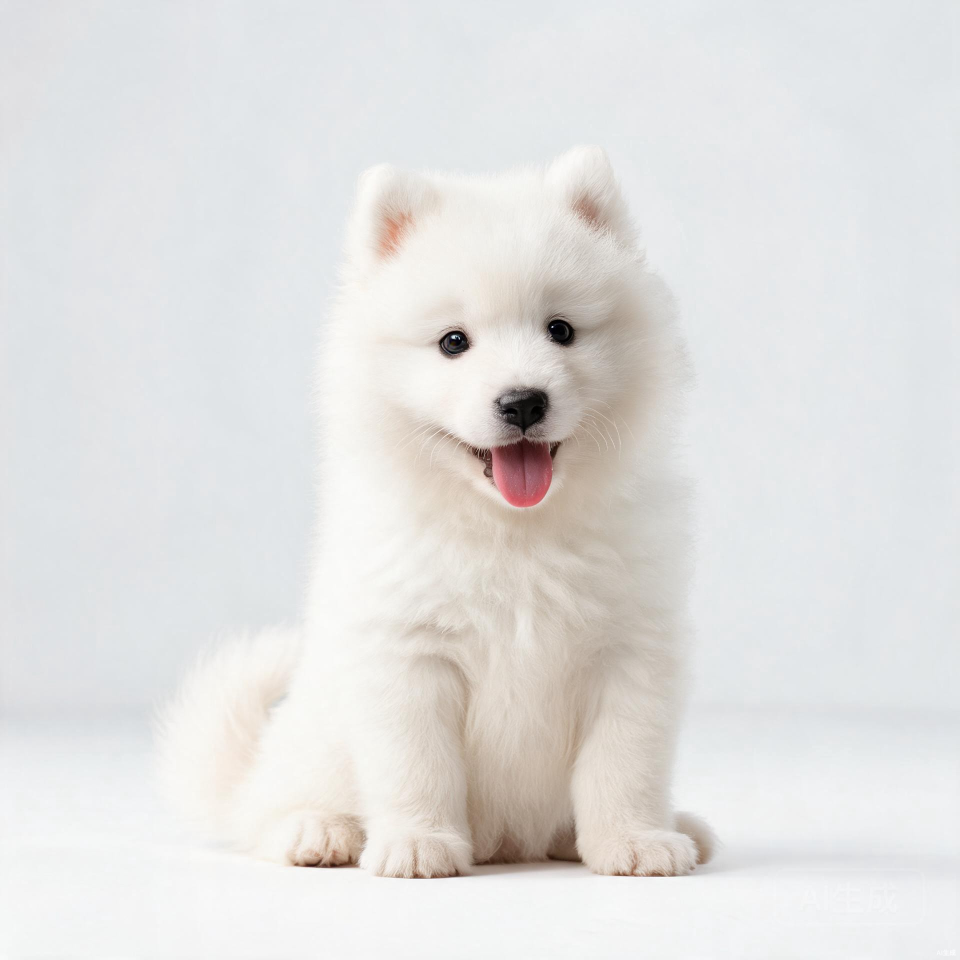
#> input picture pet-assets/samoyed-stage0-new.jpg, 1920 x 1920 px (shown at 1/2 size)
$ python -i process_new_pets.py   (imports and definitions only)
#> lines starting #> are read from the running program, lines starting #| are printed output that depends on the picture; after the words box and inside, x2 and y2 are one past the last pixel; in counts of white or black regions, pixels touching at a corner belong together
#!/usr/bin/env python3
"""Remove white background from new Samoyed dog images and save as transparent PNG."""
from PIL import Image, ImageFilter
import os
import numpy as np

ASSETS_DIR = "/Users/heyilong/Library/Application Support/TRAE SOLO CN/ModularData/ai-agent/work-mode-projects/6a81a4cb997772d8c66401cc/pet-assets"

def remove_white_bg(input_path, output_path):
#> called with input_path = 'pet-assets/samoyed-stage0-new.jpg', output_path = 'out.png'
    img = Image.open(input_path).convert("RGBA")
    data = np.array(img, dtype=np.float64)
    h, w = data.shape[:2]

    r, g, b = data[:,:,0], data[:,:,1], data[:,:,2]

    # Calculate how "white" each pixel is
    max_diff = np.maximum(255 - r, np.maximum(255 - g, 255 - b))

    # Brightness and saturation for detecting shadows
    brightness = (r + g + b) / 3.0
    max_c = np.maximum(np.maximum(r, g), b)
    min_c = np.minimum(np.minimum(r, g), b)
    saturation = np.where(max_c > 5, (max_c - min_c) / max_c, 0)

    # Flood fill from edges to find connected background
    from collections import deque
    visited = np.zeros((h, w), dtype=bool)
    bg_mask = np.zeros((h, w), dtype=bool)
    queue = deque()

    # Seed from edges
    def is_bg_pixel(y, x):
        md = max_diff[y, x]
        br = brightness[y, x]
        sat = saturation[y, x]
        if md < 10:
            return True
        if br > 235 and sat < 0.015 and md < 22:
            return True
        if y > h * 0.88 and br > 205 and sat < 0.025 and md < 45:
            return True
        return False

    def is_bg_connected(y, x):
        md = max_diff[y, x]
        br = brightness[y, x]
        sat = saturation[y, x]
        if md < 18:
            return True
        if br > 225 and sat < 0.02 and md < 35:
            return True
        if y > h * 0.82 and br > 195 and sat < 0.025 and md < 55:
            return True
        return False

    # Add edge seed points
    for x in range(w):
        for y in [0, h-1]:
            if is_bg_pixel(y, x) and not visited[y, x]:
                queue.append((y, x))
                visited[y, x] = True
#> this loop made 1920 passes
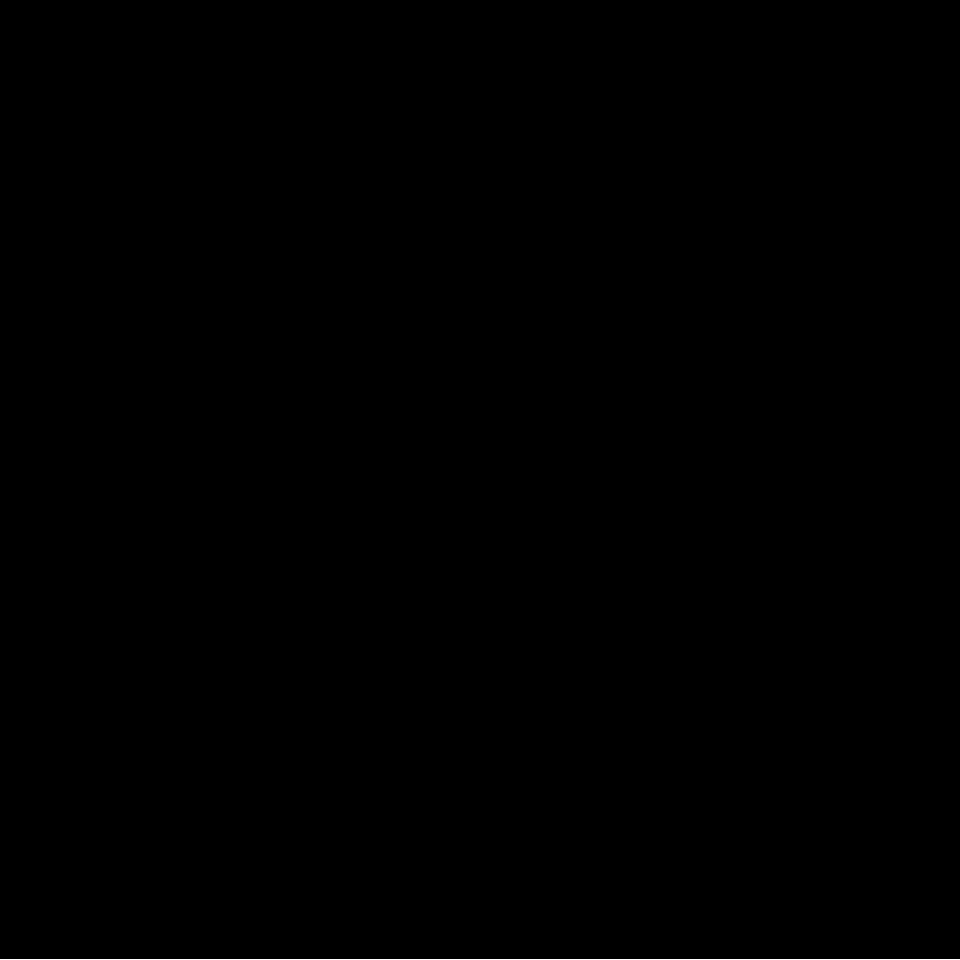
#> visited: shape (1920, 1920) bool (shown at 1/2 size); 0.05% white in thin lines or dots, all inside (x1, y1, x2, y2) = (0, 1919, 1920, 1920)
    for y in range(h):
        for x in [0, w-1]:
            if is_bg_pixel(y, x) and not visited[y, x]:
                queue.append((y, x))
                visited[y, x] = True
#> this loop made 1920 passes
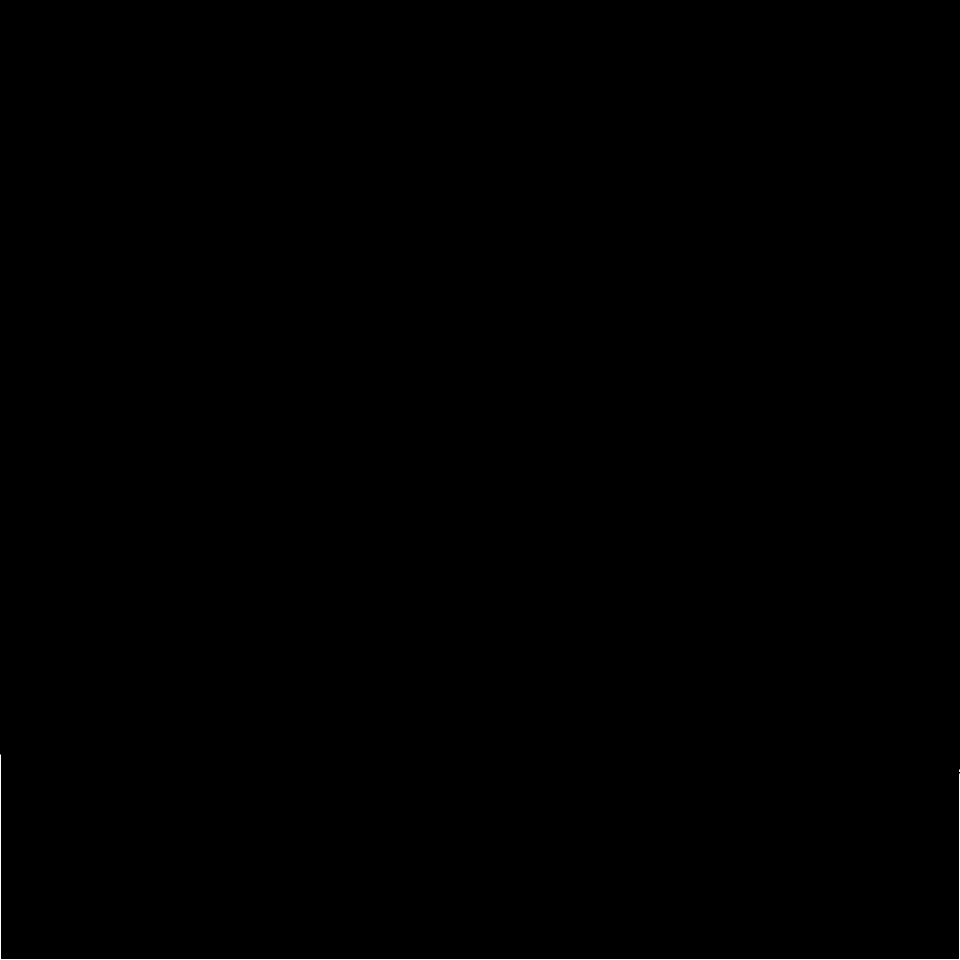
#> visited: shape (1920, 1920) bool (shown at 1/2 size); 0.07% white in thin lines or dots, all inside (x1, y1, x2, y2) = (0, 1509, 1920, 1920)

    # BFS flood fill
    while queue:
        y, x = queue.popleft()
        bg_mask[y, x] = True
        for dy, dx in [(-1,0),(1,0),(0,-1),(0,1)]:
            ny, nx = y+dy, x+dx
            if 0 <= ny < h and 0 <= nx < w and not visited[ny, nx]:
                if is_bg_connected(ny, nx):
                    visited[ny, nx] = True
                    queue.append((ny, nx))
#> bg_mask: shape (1920, 1920) bool; 22.1% white; 1 white region, box (x1, y1, x2, y2) and area: (0, 287, 1920, 1920) 814105

    # Create soft alpha channel
    alpha = np.where(bg_mask, 0, 255).astype(np.float64)

    alpha_img = Image.fromarray(alpha.astype(np.uint8), mode='L')
    alpha_img = alpha_img.filter(ImageFilter.GaussianBlur(radius=1.2))
    alpha = np.array(alpha_img, dtype=np.float64)

    # Make sure core foreground is fully opaque
    alpha[~bg_mask & (max_diff > 25)] = 255

    # Apply alpha
    result_data = data.copy().astype(np.uint8)
    result_data[:,:,3] = alpha.astype(np.uint8)

    result = Image.fromarray(result_data)

    # Auto-crop transparent borders
    bbox = result.getbbox()
    if bbox:
        result = result.crop(bbox)
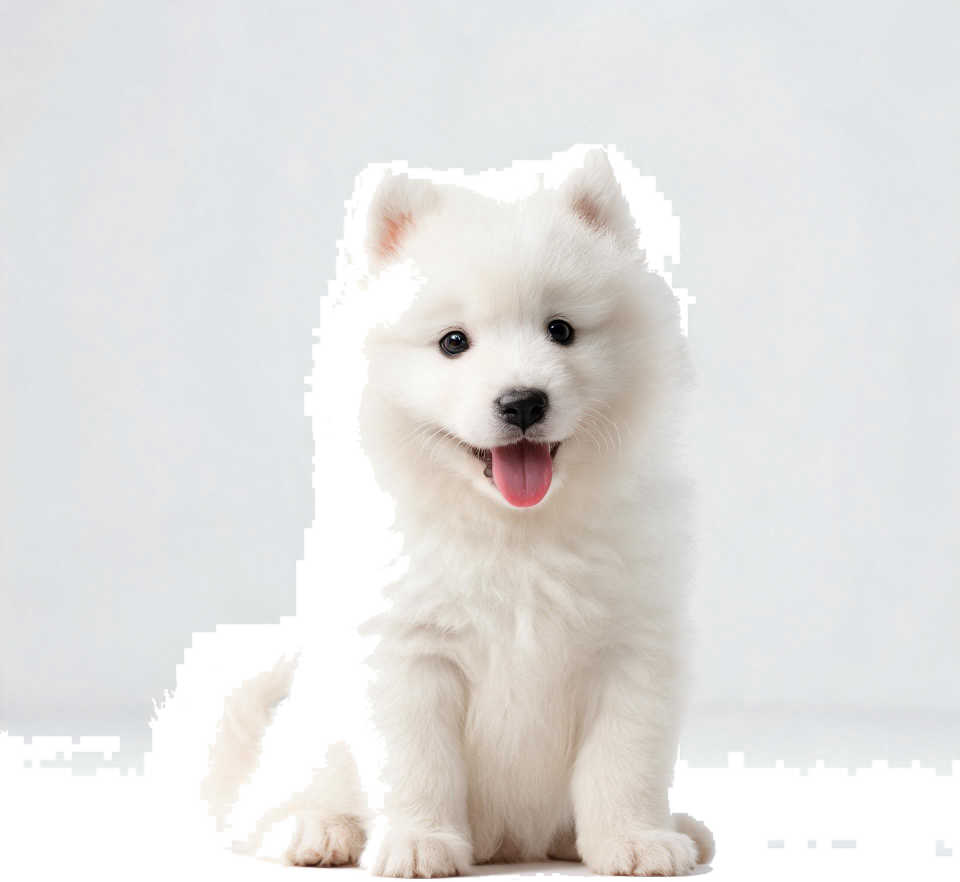
#> result: PIL image 1920x1763 RGBA (shown at 1/2 size); mean R, G, B, A 224.5, 223.6, 222.5, 216.6; transparent parts drawn white

    result.save(output_path, "PNG", optimize=True)
    print(f"Saved: {output_path} (size: {result.size})")
#| Saved: out.png (size: (1920, 1763))

# Process all 4 stages from new files
# [9 lines not run here, left out]

>>> result = remove_white_bg('pet-assets/samoyed-stage0-new.jpg', 'out.png')

$ run again, on pet-assets/samoyed-stage1-new.jpg
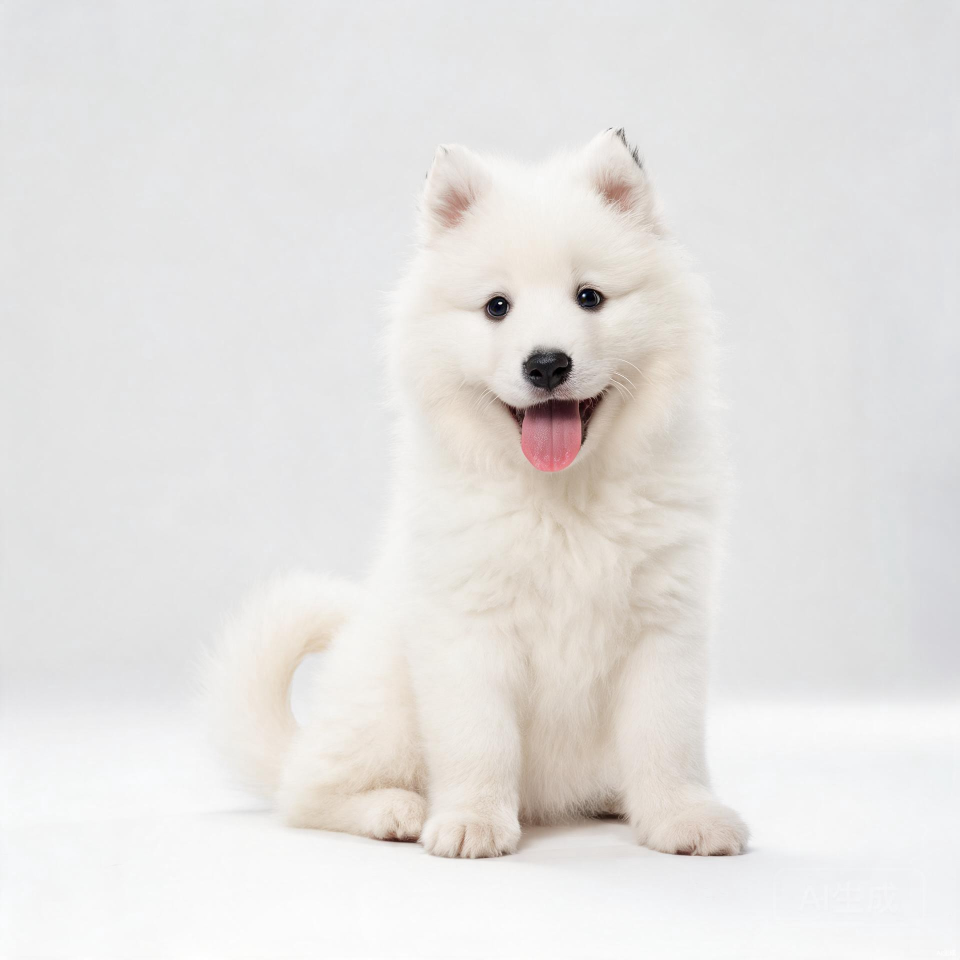
#> input picture pet-assets/samoyed-stage1-new.jpg, 1920 x 1920 px (shown at 1/2 size)
#> the loop in remove_white_bg, `for x in range(w):` made 1920 passes
#> the loop in remove_white_bg, `for y in range(h):` made 1920 passes
#> after the loop in remove_white_bg, `while queue:`:
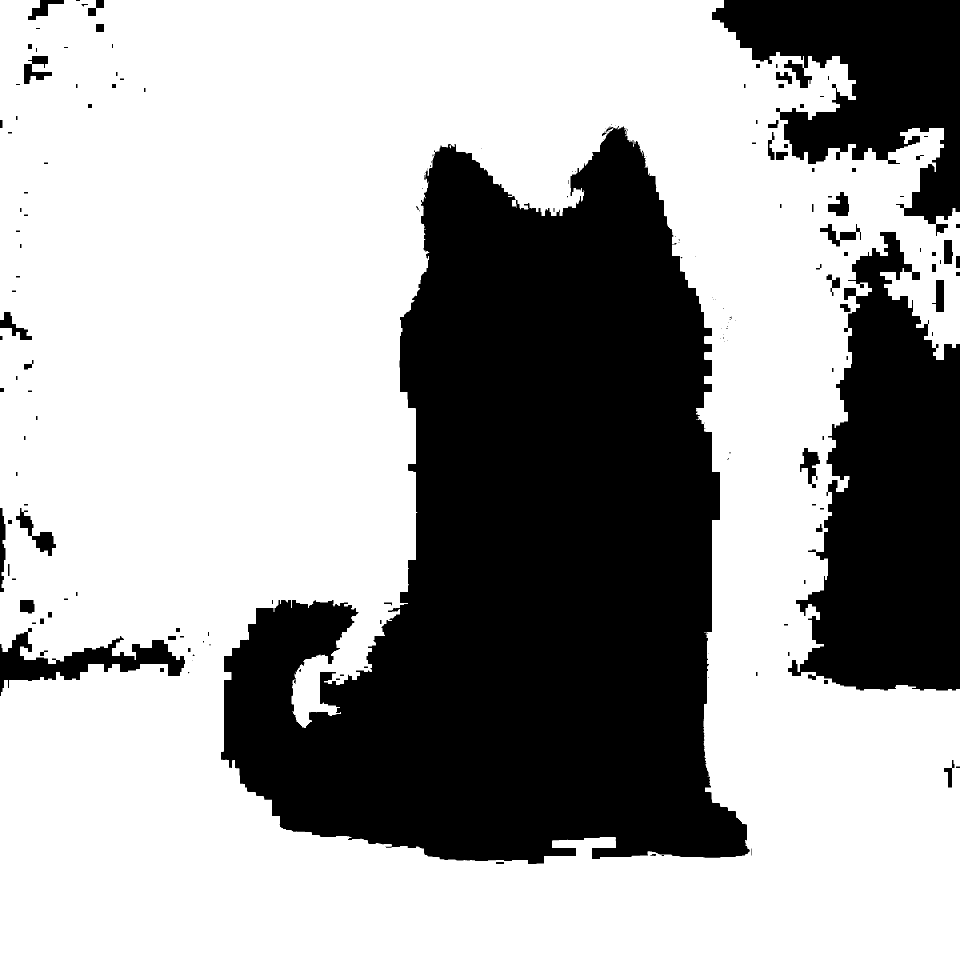
#> bg_mask: shape (1920, 1920) bool (shown at 1/2 size); 64.8% white; 183 black regions (74 under 20 px), largest, box (x1, y1, x2, y2) and area: (442, 252, 1500, 1728) 938471, (1576, 464, 1920, 1381) 202243, (1424, 0, 1920, 472) 116699
#> in remove_white_bg, `result = result.crop(bbox)`:
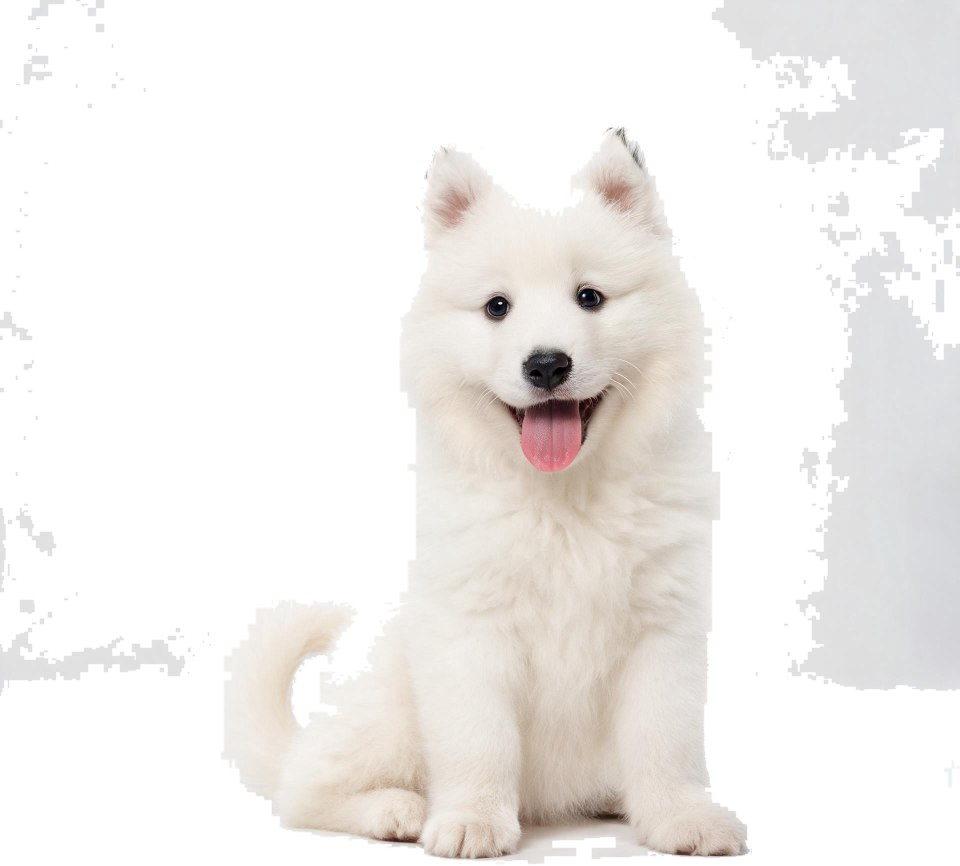
#> result: PIL image 1920x1731 RGBA (shown at 1/2 size); mean R, G, B, A 227.4, 225, 222.9, 100; transparent parts drawn white
#| Saved: out.png (size: (1920, 1731))
